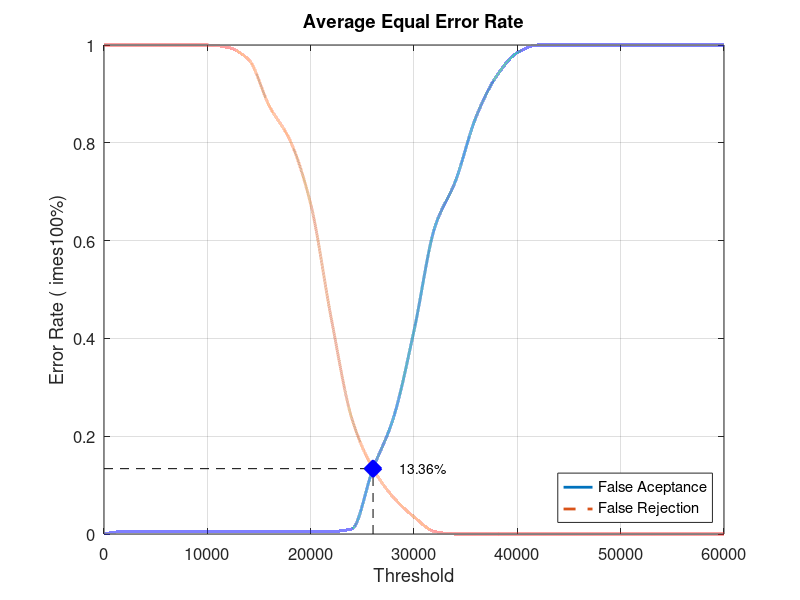
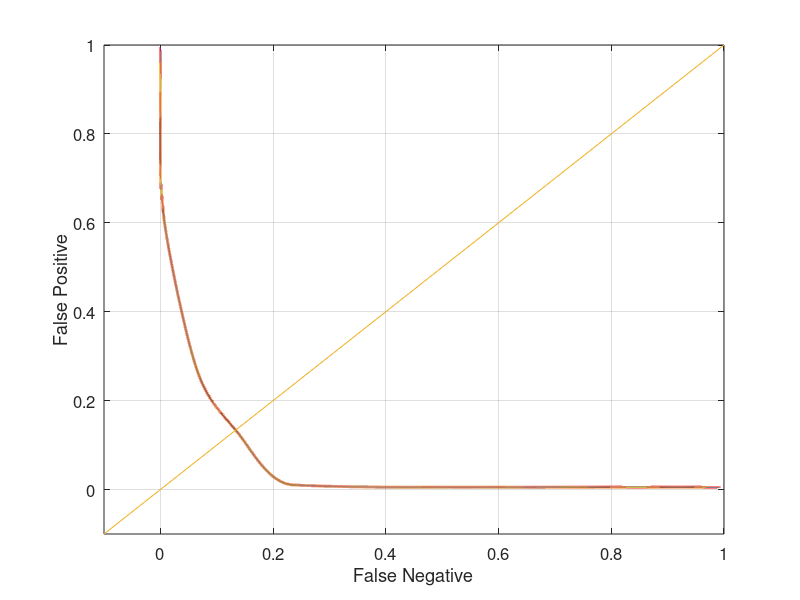

Recreate these plots in MATLAB, in order.
close all;
clear;
clc;
x = 0:2000:60000;
xq = 0:0.5:60000;

y0 = [0 0.00526316 0.00526316 0.00526316 0.00526316 0.00526316 0.00526316 0.00526316 0.00526316 0.00526316 0.00526316 0.00526316 0.0105263 0.131579 0.236842 0.415789 0.626316 0.721053 0.852632 0.936842 0.984211 1 1 1 1 1 1 1 1 1 1]
yy0 = interp1(x, y0, xq, 'pchip');
y1 = [1 1 1 1 1 1 0.995 0.97 0.875 0.805 0.675 0.44 0.235 0.135 0.075 0.035 0.005 0 0 0 0 0 0 0 0 0 0 0 0 0 0]
yy1 = interp1(x, y1, xq, 'pchip');

% Calculating EER: 
y2 = abs(y0 - y1);
find(y2 == min(y2))
yy2 = abs(yy0 - yy1);
xEER = find(yy2 == min(yy2));
xEERIndex = xq(xEER) % X-axis EER
yEER = yy0(xEER) % Y-axis EER

main = figure
plot(xq, yy0,'-','LineWidth', 2);	hold on
plot(xq, yy1,'--','LineWidth', 2);	hold on
plot([xEERIndex xEERIndex], [0 yEER], 'k--');	hold on
plot([0 xEERIndex], [yEER yEER], 'k--');	hold on
plot(xEERIndex, yEER, 'bx', 'LineWidth', 10);	hold on
text(xEERIndex + 10 * xEERIndex / 100, yEER, [num2str(round((10000 * yEER)) / 100) '%'])
legend('False Aceptance', 'False Rejection', 'Location', 'SouthEast')
xlabel('Threshold')
ylabel('Error Rate (	imes100%)')
title('Average Equal Error Rate')
set(gca, 'FontSize', 12)
axis([0 60000 0 1])
grid on

print(main, 'Database1_1Main', '-dpng');
FNRxFPR = figure('Color', [1 1 1]);
plot(yy1, yy0, '-', yy1, yy0, 'LineWidth', 2);
hold on
y = -0.1:0.1:1
plot(y, y); 
set(gca, 'FontSize', 12)
xlabel('False Negative')
ylabel('False Positive')
axis([-0.1 1 -0.1 1])
set(gca, 'FontSize', 12)
grid on

print(FNRxFPR, 'Database1_1FNRxFPR','-dpng');
